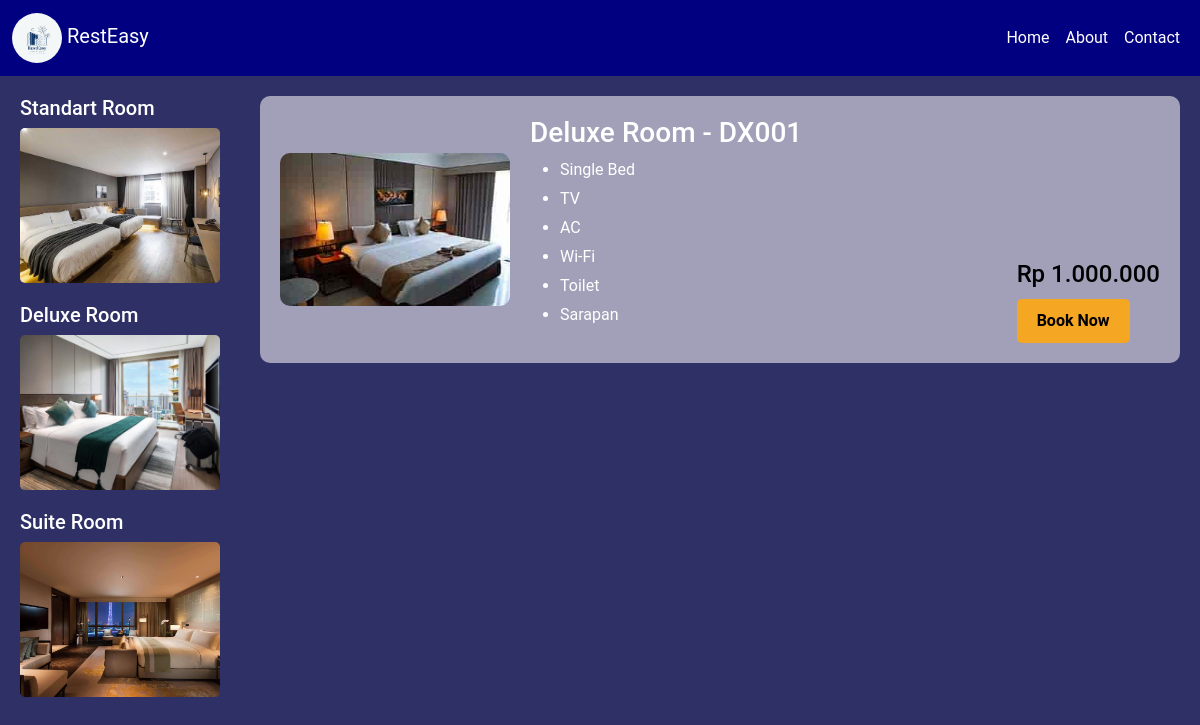
Page /daftar_deluxe.php on the committed database.
### tables this page shows
CREATE TABLE `kamar` (
  `id` varchar(11) NOT NULL,
  `tipe` varchar(100) NOT NULL,
  `kasur` varchar(100) NOT NULL,
  `fasilitas` text NOT NULL,
  `harga` decimal(10,2) NOT NULL,
  `gambar` varchar(255) NOT NULL,
  `rekomendasi` tinyint(1) DEFAULT 0,
  `tersedia` tinyint(1) NOT NULL DEFAULT 1
);

### daftar_deluxe.php (the view, shortened to what this page needs)
<?php
include 'koneksi.php';
$query = mysqli_query($koneksi, "SELECT * FROM kamar WHERE tipe = 'deluxe' AND tersedia = 1");
?>
<!DOCTYPE html>
<html lang="id">
<head>
    <link href="https://cdn.jsdelivr.net/npm/bootstrap@5.3.3/dist/css/bootstrap.min.css" rel="stylesheet">
    <link href="https://cdnjs.cloudflare.com/ajax/libs/font-awesome/5.15.3/css/all.min.css" rel="stylesheet"/>
    <link href="styledkamar.css" rel="stylesheet"/>
</head>
<body>
    <nav class="navbar navbar-expand-lg navbar-dark" style="background-color: #000080;">
        <div class="container-fluid">
            <a class="navbar-brand" href="#">
                <img src="logo_resteasy.jpg" alt="Logo" width="50" height="50" class="rounded-circle">
                RestEasy
            </a>
            <div class="collapse navbar-collapse" id="navbarNav">
                <ul class="navbar-nav ms-auto">
                    <li class="nav-item">
                        <a class="nav-link text-white" href="dashboard2.php">Home</a>
                    </li>
                    <li class="nav-item">
                        <a class="nav-link text-white" href="dashboard2.php#about">About</a>
                    </li>
                    <li class="nav-item">
                        <a class="nav-link text-white" href="dashboard2.php#contact">Contact</a>
                    </li>
                </ul>
            </div>
        </div>
    </nav>
    <div class="layout">
        <div class="sidebar">
            <h2>Standart Room</h2>
            <a href="daftar_standart.php">
                <img alt="Standart Room" src="bg2.1.jpg" />
            </a>
            <h2>Deluxe Room</h2>
            <a href="daftar_deluxe.php">
                <img alt="Deluxe Room" src="bg2.2.jpg" />
            </a>
            <h2>Suite Room</h2>
            <a href="daftar_suite.php">
                <img alt="Suite Room" src="bg2.3.jpg" />
            </a>
        </div>
        <div class="content">
            <?php while ($data = mysqli_fetch_assoc($query)) { ?>
            <div class="room-card">
                <img alt="<?php echo htmlspecialchars($data['tipe']); ?>" src="images/<?php echo htmlspecialchars($data['gambar']); ?>"/>
                <div class="room-info">
                    <h3><?php echo htmlspecialchars($data['tipe']); ?> Room - <?php echo htmlspecialchars($data['id']); ?></h3>
                    <ul>
                        <li><?php echo htmlspecialchars($data['kasur']); ?> Bed</li>
                        <?php
                        $fasilitasArray = explode(',', $data['fasilitas']);
                        foreach ($fasilitasArray as $fasilitas) {
                            echo '<li>' . htmlspecialchars(trim($fasilitas)) . '</li>';
                        }
                        ?>
                    </ul>
                </div>
                <div class="room-price">
                    <h4>Rp <?php echo number_format($data['harga'], 0, ',', '.'); ?></h4>
                    <a href="Formulir_Pemesanan.php"><button>Book Now</button></a>
                </div>
            </div>
            <?php } ?>
        </div>
    </div>
</body>
</html>

### styledkamar.css (style rules this page uses)
body { margin: 0; font-family: 'Roboto', sans-serif; background-color: #2e3066; color: white; }
.layout { display: flex; min-height: 100vh; margin: 0; }
.sidebar { background-color: #2e3066; padding: 20px; width: 240px; height: 100vh; position: sticky; top: 0; overflow-y: auto; scrollbar-width: thin; scrollbar-color: #f5a623 #2e3066; }
.sidebar h2 { font-size: 20px; margin-top: 0; }
.sidebar img { width: 100%; height: 155px; object-fit: cover; border-radius: 5px; margin-bottom: 20px; }
.content { flex-grow: 1; padding: 20px; background-color: #2e3066; margin: 0; }
.room-card { background-color: #A2A0B8; border-radius: 10px; padding: 20px; margin-bottom: 20px; display: flex; align-items: center; color: black; transition: all 0.3s ease; }
.room-card img { width: 230px; border-radius: 10px; margin-right: 20px; }
.room-info { flex-grow: 1; }
.room-info h3 { margin-top: 0; color: white; }
.room-info ul { list-style-type: disc; padding-left: 30px; color: #ffffff; }
.room-info ul li { margin-bottom: 5px; }
.room-price { text-align: left; display: flex; flex-direction: column; justify-content: flex-end; align-items: flex-start; margin-top: auto; }
.room-price h4 { margin: 0 0 10px 0; }
.room-price button { background-color: #f5a623; border: none; padding: 10px 20px; color: black; font-weight: bold; border-radius: 5px; cursor: pointer; transition: background-color 0.3s ease, transform 0.3s ease; }

### rows in the picture
kamar: gambar (picture), tipe "Deluxe", id "DX001", kasur "Single", fasilitas "TV", fasilitas "AC", fasilitas "Wi-Fi", fasilitas "Toilet", fasilitas "Sarapan", harga "1.000.000"
